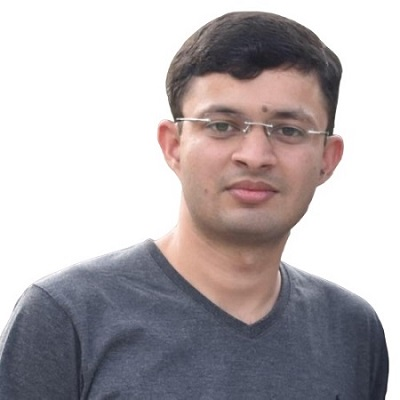
#> input picture Face Detection using OpenCv and python/image1.jpg, 400 x 400 px
$ python Face_detection.py
#> lines starting #> are read from the running program, lines starting #| are printed output that depends on the picture; after the words box and inside, x2 and y2 are one past the last pixel; in counts of white or black regions, pixels touching at a corner belong together
# -*- coding: utf-8 -*-
"""
Created on Fri Sep  4 16:04:18 2020

@author: Nouman Ahmad
"""

# Install ------------- pip install opencv-python


import cv2

# load cascade

face_cascade = cv2.CascadeClassifier('haarcascade_frontalface_default.xml')

# Read the input image

img = cv2.imread('image1.jpg')
#> img is the input picture: shape (400, 400, 3); mean B, G, R 177.2, 174.6, 181

# convert into grayscale

gray = cv2.cvtColor(img,cv2.COLOR_BGR2GRAY)
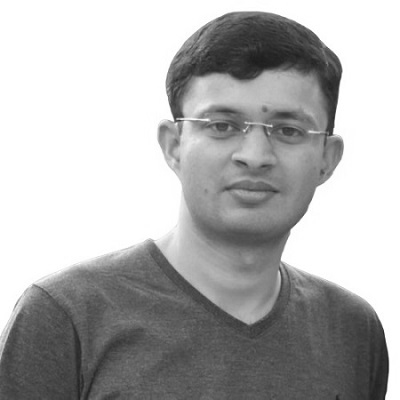
#> gray: shape (400, 400); min 29, max 255, mean 176.9

# Detect faces

faces = face_cascade.detectMultiScale(gray,1.1,4)
#> faces = [[164, 61, 174, 174]]

#Draw rectangle around the faces

for (x,y,w,h) in faces:

    cv2.rectangle(img,(x,y),(x+w,y+h),(225,225,156),2)
#> this loop made 1 pass
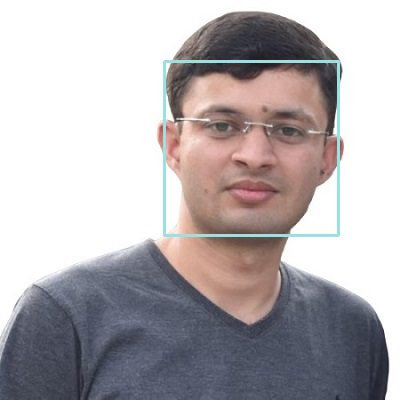
#> img: shape (400, 400, 3); 1.3% of pixels changed, all inside (x1, y1, x2, y2) = (163, 60, 340, 237)

#display the output

cv2.imshow('image',img)
cv2.waitKey()

$ run again, with Face Detection using OpenCv and python/image2.jpg copied over Face Detection using OpenCv and python/image1.jpg
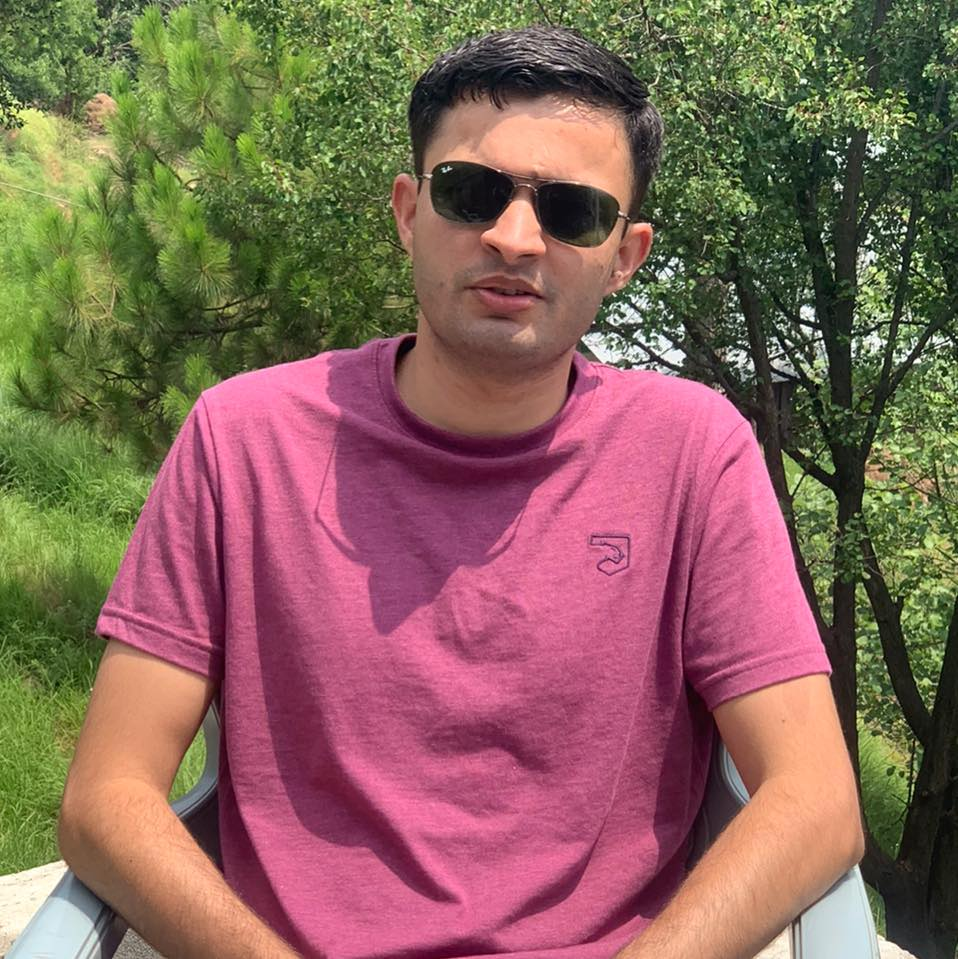
#> input picture Face Detection using OpenCv and python/image2.jpg, 958 x 959 px
#> img is the input picture: shape (959, 958, 3); mean B, G, R 90.9, 101.7, 135.7
#> `gray = cv2.cvtColor(img,cv2.COLOR_BGR2GRAY)`:
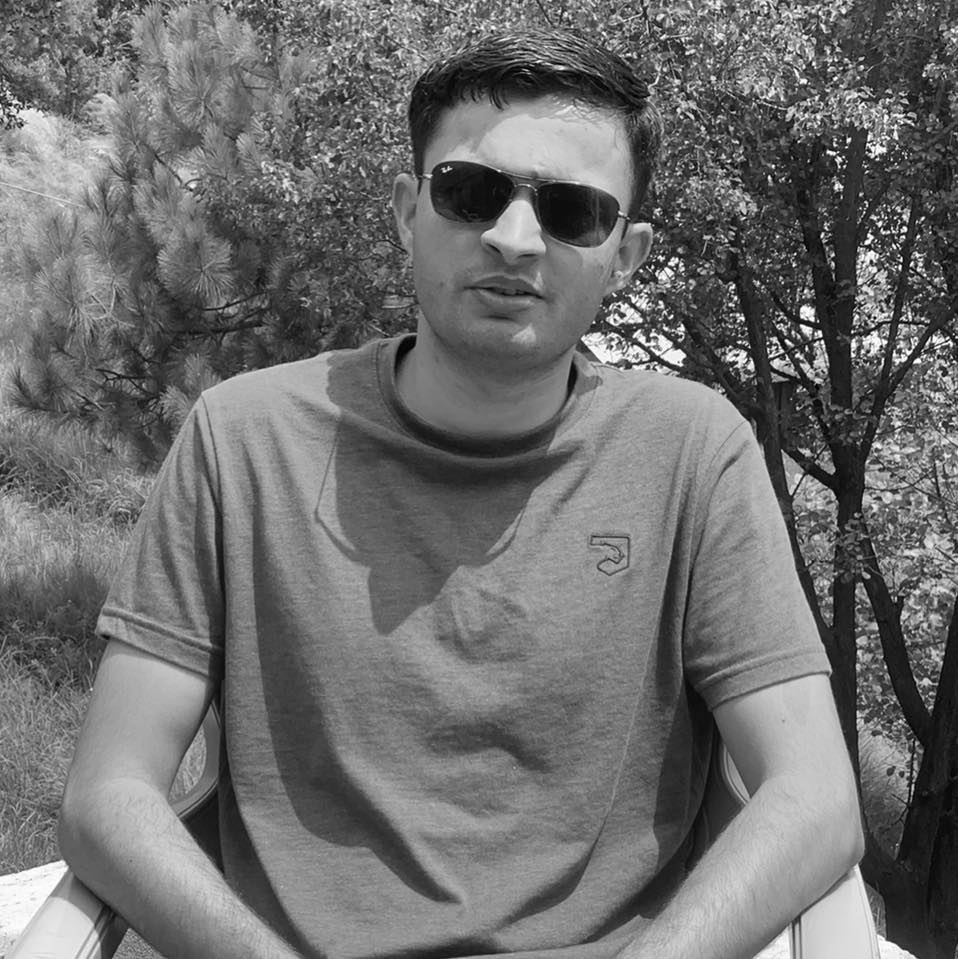
#> gray: shape (959, 958); min 0, max 255, mean 110.6
#> faces = [[224, 661, 47, 47], [72, 660, 178, 178], [360, 86, 308, 308]]
#> the loop `for (x,y,w,h) in faces: ` made 3 passes
#> after the loop `for (x,y,w,h) in faces:`:
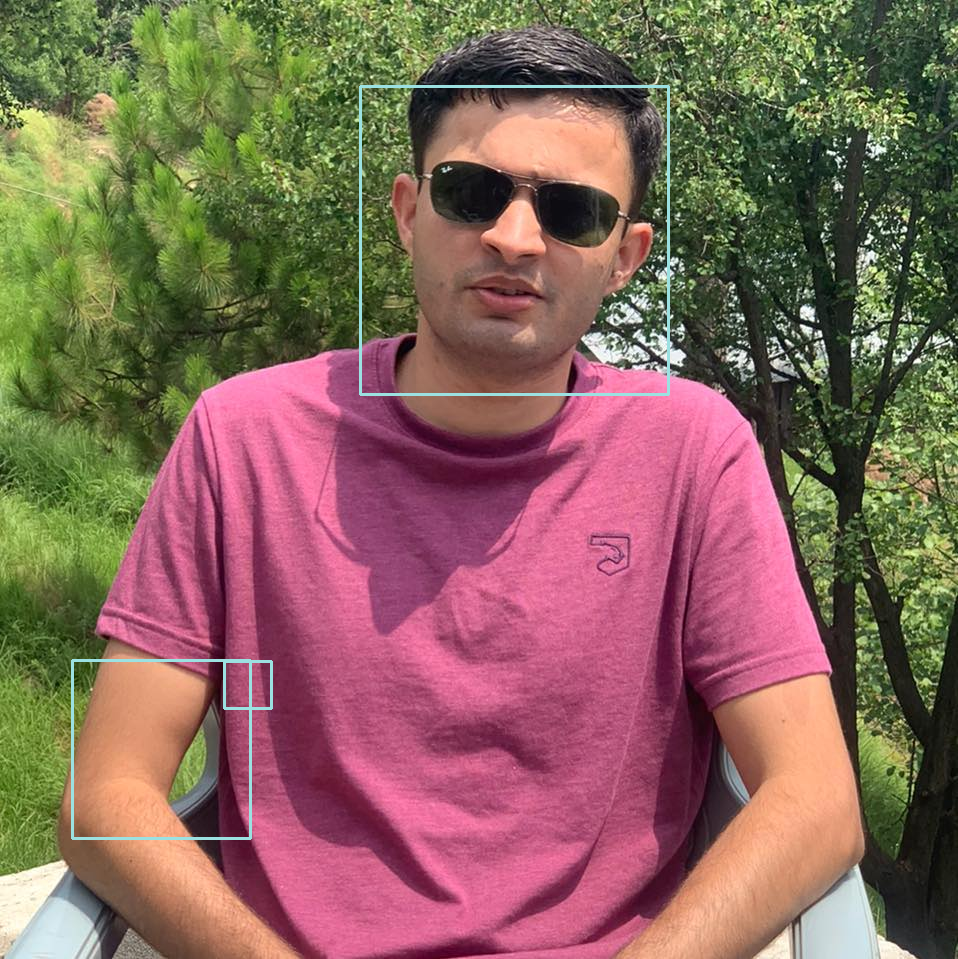
#> img: shape (959, 958, 3); 0.69% of pixels changed, all inside (x1, y1, x2, y2) = (71, 85, 670, 840)
